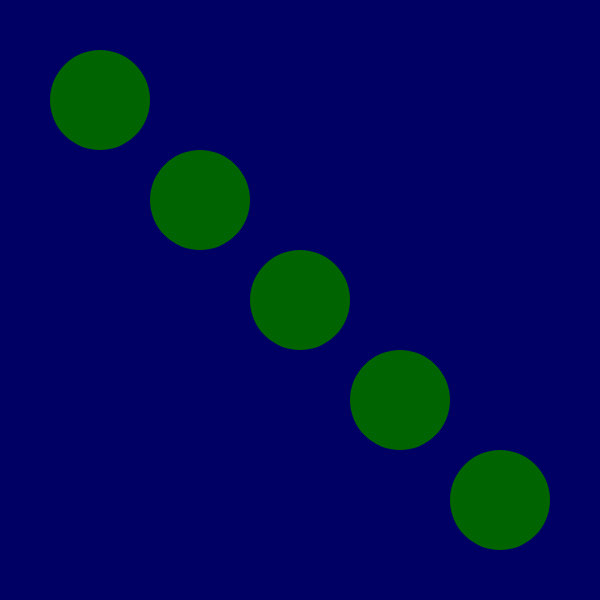
Frame 1 (no input)
Frame 60 (no input): identical to frame 1, image omitted
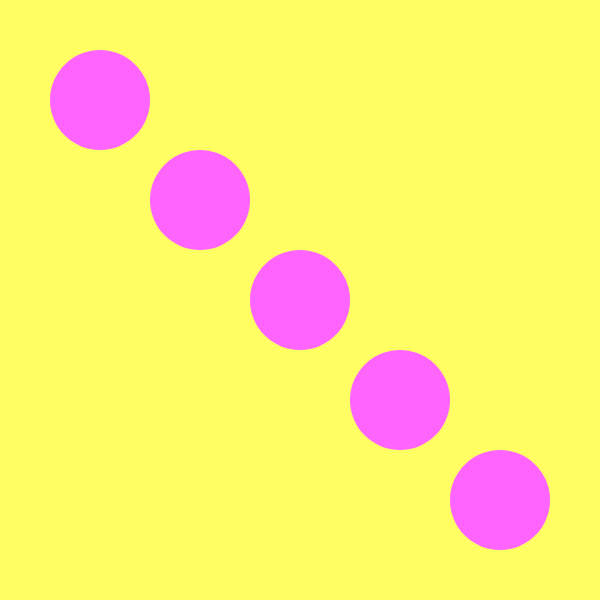
Frame 120 (the mouse pressed at the canvas centre since frame 60)

The p5.js sketch that drew these frames (run headless with seeded random() and noise() and a simulated clock; from frame 60 on, the mouse is pressed at the canvas centre):

// p5.js sketch
// ── sketch.js
function setup() {
  createCanvas(600, 600);
}

function draw(){
  noStroke()
	background(mouseX,mouseY,100);
  fill(mouseX,100,mouseY)
  ellipse(100,100, 100, 100);
  ellipse(200,200,100,100)
  ellipse(300,300,100,100)
  ellipse(400,400,100,100)
  ellipse(500,500,100,100)
}
